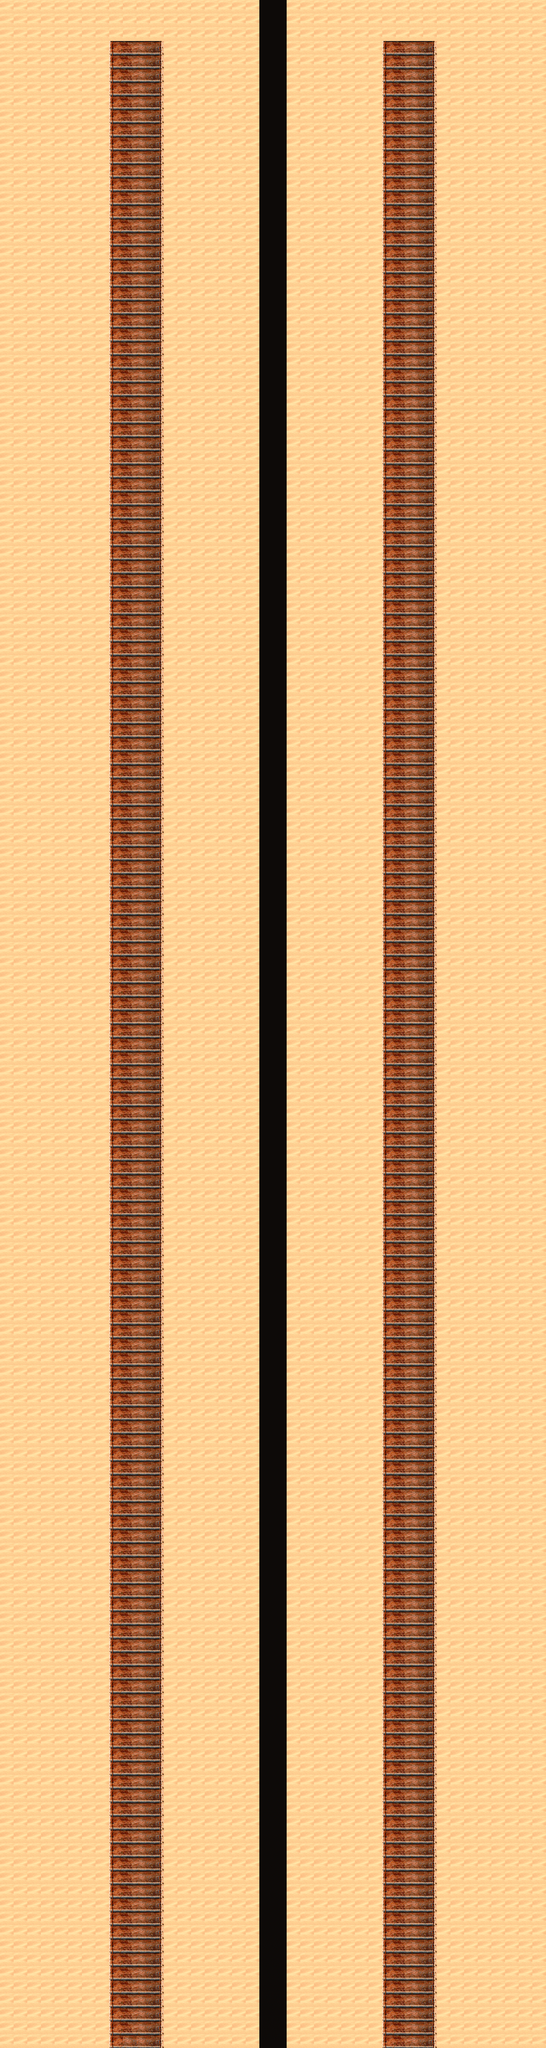

Tiled map render using the project's own tile images. Description and the map definition, with tile-layer contents summarised, below:
An orthogonal 40x150 tile map with 32x32 px tiles, 2 tile layers (piso, centro), 1 hidden layer not drawn and 160 objects (76x meta, 63x moneda, 19x obstaculo, jugador1, jugador2).

<map version="1.10" tiledversion="1.10.2" orientation="orthogonal" renderorder="right-down" width="40" height="150" tilewidth="32" tileheight="32" infinite="0" nextlayerid="10" nextobjectid="601">
 <editorsettings>
  <export target="nivel2.json" format="json" />
 </editorsettings>
 <tileset firstgid="1" name="atlas-lava" tilewidth="32" tileheight="32" tilecount="10" columns="10">
  <image source="../atlas/atlas-lava.png" width="320" height="32" />
  <tile id="4">
   <properties>
    <property name="fuego" type="bool" value="true" />
   </properties>
  </tile>
  <tile id="6">
   <properties>
    <property name="collision" type="bool" value="true" />
   </properties>
  </tile>
 </tileset>
 <layer id="5" name="piso" width="40" height="150">
  <data>[6000 cells, 5700 non-empty, 5 distinct tile ids]</data>
 </layer>
 <layer id="9" name="centro" width="40" height="150">
  <data>[6000 cells, 300 non-empty, 1 distinct tile ids]</data>
 </layer>
 <layer id="8" name="decoracion" width="40" height="150" visible="0">
  <data>[6000 cells, 56 non-empty, 2 distinct tile ids]</data>
 </layer>
 <objectgroup id="6" name="objetos">
  <object id="510" name="jugador1" x="322" y="4748">
   <point />
  </object>
  <object id="4" name="jugador2" x="960.85" y="4755.82">
   <point />
  </object>
  <object id="184" type="meta" gid="9" x="0" y="64" width="32" height="32" />
  <object id="185" type="meta" gid="9" x="32" y="64" width="32" height="32" />
  <object id="186" type="meta" gid="9" x="64" y="64" width="32" height="32" />
  <object id="187" type="meta" gid="9" x="96" y="64" width="32" height="32" />
  <object id="188" type="meta" gid="9" x="128" y="64" width="32" height="32" />
  <object id="189" type="meta" gid="9" x="160" y="64" width="32" height="32" />
  <object id="190" type="meta" gid="9" x="192" y="64" width="32" height="32" />
  <object id="191" type="meta" gid="9" x="224" y="64" width="32" height="32" />
  <object id="192" type="meta" gid="9" x="256" y="64" width="32" height="32" />
  <object id="193" type="meta" gid="9" x="288" y="64" width="32" height="32" />
  <object id="194" type="meta" gid="9" x="320" y="64" width="32" height="32" />
  <object id="195" type="meta" gid="9" x="352" y="64" width="32" height="32" />
  <object id="196" type="meta" gid="9" x="384" y="64" width="32" height="32" />
  <object id="197" type="meta" gid="9" x="416" y="64" width="32" height="32" />
  <object id="198" type="meta" gid="9" x="448" y="64" width="32" height="32" />
  <object id="199" type="meta" gid="9" x="480" y="96" width="32" height="32" />
  <object id="200" type="meta" gid="9" x="480" y="64" width="32" height="32" />
  <object id="201" type="meta" gid="9" x="448" y="96" width="32" height="32" />
  <object id="202" type="meta" gid="9" x="416" y="96" width="32" height="32" />
  <object id="203" type="meta" gid="9" x="384" y="96" width="32" height="32" />
  <object id="204" type="meta" gid="9" x="352" y="96" width="32" height="32" />
  <object id="205" type="meta" gid="9" x="320" y="96" width="32" height="32" />
  <object id="206" type="meta" gid="9" x="288" y="96" width="32" height="32" />
  <object id="207" type="meta" gid="9" x="256" y="96" width="32" height="32" />
  <object id="208" type="meta" gid="9" x="224" y="96" width="32" height="32" />
  <object id="209" type="meta" gid="9" x="192" y="96" width="32" height="32" />
  <object id="210" type="meta" gid="9" x="160" y="96" width="32" height="32" />
  <object id="211" type="meta" gid="9" x="128" y="96" width="32" height="32" />
  <object id="212" type="meta" gid="9" x="96" y="96" width="32" height="32" />
  <object id="213" type="meta" gid="9" x="32" y="96" width="32" height="32" />
  <object id="214" type="meta" gid="9" x="64" y="96" width="32" height="32" />
  <object id="215" type="meta" gid="9" x="0" y="96" width="32" height="32" />
  <object id="216" type="meta" gid="9" x="512" y="96" width="32" height="32" />
  <object id="217" type="meta" gid="9" x="512" y="64" width="32" height="32" />
  <object id="218" type="meta" gid="9" x="544" y="64" width="32" height="32" />
  <object id="219" type="meta" gid="9" x="544" y="96" width="32" height="32" />
  <object id="220" type="meta" gid="9" x="576" y="64" width="32" height="32" />
  <object id="221" type="meta" gid="9" x="576" y="96" width="32" height="32" />
  <object id="222" type="meta" gid="9" x="672" y="64" width="32" height="32" />
  <object id="223" type="meta" gid="9" x="672" y="96" width="32" height="32" />
  <object id="224" type="meta" gid="9" x="704" y="64" width="32" height="32" />
  <object id="225" type="meta" gid="9" x="704" y="96" width="32" height="32" />
  <object id="226" type="meta" gid="9" x="736" y="64" width="32" height="32" />
  <object id="227" type="meta" gid="9" x="736" y="96" width="32" height="32" />
  <object id="228" type="meta" gid="9" x="768" y="64" width="32" height="32" />
  <object id="229" type="meta" gid="9" x="800" y="96" width="32" height="32" />
  <object id="230" type="meta" gid="9" x="768" y="96" width="32" height="32" />
  <object id="231" type="meta" gid="9" x="800" y="64" width="32" height="32" />
  <object id="232" type="meta" gid="9" x="832" y="96" width="32" height="32" />
  <object id="233" type="meta" gid="9" x="832" y="64" width="32" height="32" />
  <object id="234" type="meta" gid="9" x="864" y="64" width="32" height="32" />
  <object id="235" type="meta" gid="9" x="864" y="96" width="32" height="32" />
  <object id="236" type="meta" gid="9" x="896" y="64" width="32" height="32" />
  <object id="237" type="meta" gid="9" x="896" y="96" width="32" height="32" />
  <object id="238" type="meta" gid="9" x="928" y="64" width="32" height="32" />
  <object id="239" type="meta" gid="9" x="928" y="96" width="32" height="32" />
  <object id="240" type="meta" gid="9" x="960" y="64" width="32" height="32" />
  <object id="241" type="meta" gid="9" x="960" y="96" width="32" height="32" />
  <object id="242" type="meta" gid="9" x="992" y="64" width="32" height="32" />
  <object id="243" type="meta" gid="9" x="1024" y="96" width="32" height="32" />
  <object id="244" type="meta" gid="9" x="1024" y="64" width="32" height="32" />
  <object id="245" type="meta" gid="9" x="992" y="96" width="32" height="32" />
  <object id="246" type="meta" gid="9" x="1056" y="64" width="32" height="32" />
  <object id="247" type="meta" gid="9" x="1056" y="96" width="32" height="32" />
  <object id="248" type="meta" gid="9" x="1088" y="64" width="32" height="32" />
  <object id="249" type="meta" gid="9" x="1088" y="96" width="32" height="32" />
  <object id="250" type="meta" gid="9" x="1120" y="64" width="32" height="32" />
  <object id="251" type="meta" gid="9" x="1120" y="96" width="32" height="32" />
  <object id="252" type="meta" gid="9" x="1152" y="64" width="32" height="32" />
  <object id="253" type="meta" gid="9" x="1152" y="96" width="32" height="32" />
  <object id="254" type="meta" gid="9" x="1184" y="64" width="32" height="32" />
  <object id="255" type="meta" gid="9" x="1184" y="96" width="32" height="32" />
  <object id="256" type="meta" gid="9" x="1248" y="64" width="32" height="32" />
  <object id="257" type="meta" gid="9" x="1248" y="96" width="32" height="32" />
  <object id="258" type="meta" gid="9" x="1216" y="64" width="32" height="32" />
  <object id="259" type="meta" gid="9" x="1216" y="96" width="32" height="32" />
  <object id="515" type="moneda" x="122" y="4298" />
  <object id="516" type="moneda" x="316" y="4302" />
  <object id="517" type="moneda" x="520" y="4302" />
  <object id="518" type="moneda" x="70" y="3818" />
  <object id="519" type="moneda" x="316" y="3808" />
  <object id="520" type="moneda" x="536" y="3816" />
  <object id="521" type="moneda" x="78" y="3312" />
  <object id="522" type="moneda" x="504" y="3300" />
  <object id="523" type="moneda" x="336" y="3298" />
  </objectgroup>
</map>
<!-- 73 of 160 objects omitted -->